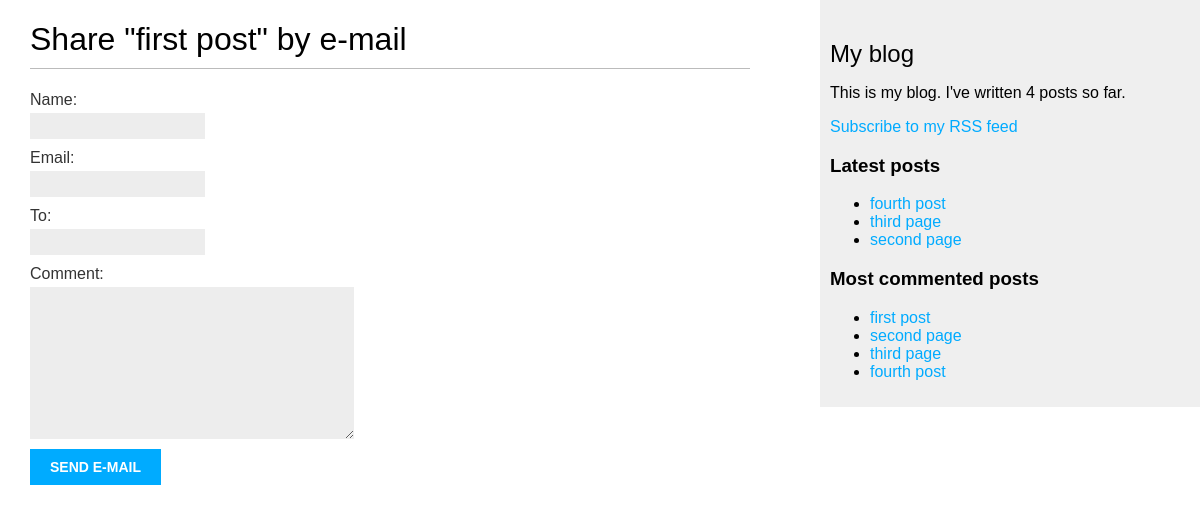
/blog/1/share/, run on an earlier commit of the app's database.
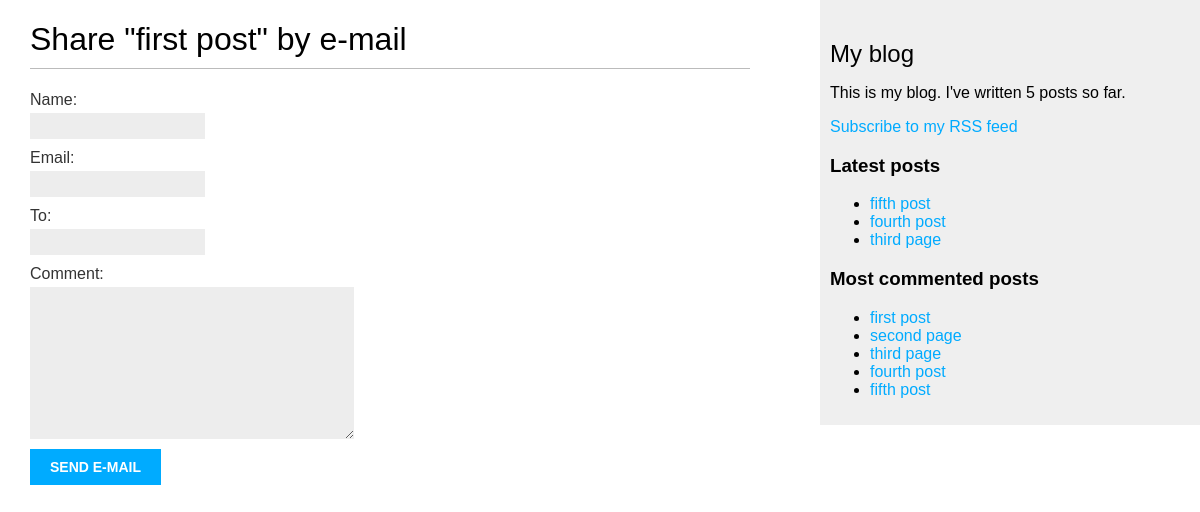
And on a later commit of the database.
### blog/models.py (models this page shows, shortened)
class Post(models.Model):
    tags = TaggableManager()
    objects = models.Manager()
    published = PublishedManager()
    STATUS_CHOICES = (('draft', 'Draft'), ('published', 'Published'))
    title = models.CharField(max_length=100)
    slug = models.SlugField(max_length=150, unique_for_date='publish')
    author = models.ForeignKey(User, on_delete=models.CASCADE, related_name='blog_posts')
    body = models.TextField()
    publish = models.DateTimeField(default=timezone.now)
    created = models.DateTimeField(auto_now_add=True)
    updated = models.DateTimeField(auto_now=True)
    status = models.CharField(max_length=15, choices=STATUS_CHOICES, default='draft')
    class Meta:
        ordering = ('-publish',)
    def get_absolute_url(self):
        return reverse('blog:post_detail', args=[self.publish.year, self.publish.month,
                                                 self.publish.day, self.slug])

### blog/views.py (the view)
# urls.py: path('<int:post_id>/share/', post_share, name='post_share'),
def post_share(request, post_id):
    post = get_object_or_404(klass=Post, id=post_id, status='published')
    sent = False
    if request.method == 'POST':
        form = EmailPostForm(data=request.POST)
        if form.is_valid():
            cd = form.cleaned_data
            post_url = request.build_absolute_uri(post.get_absolute_url())
            subject = f'{cd["name"]} recommends you read {post.title}'
            message = f"Read {post.title} at {post_url}\n\n" \
                      f"{cd['name']}\'s comments: {cd['comment']}"
            send_mail(subject, message, 'mosalman1379@gmail.com', [cd['to']])
            sent = True
    else:
        form = EmailPostForm()
    return render(request, 'blog/share.html', {'form': form, 'post': post, 'sent': sent})

### blog/forms.py
class EmailPostForm(forms.Form):
    name = forms.CharField(max_length=50)
    email = forms.EmailField()
    to = forms.EmailField()
    comment = forms.CharField(required=False, widget=forms.Textarea)

### blog/models.py (called while the page is built)
    def get_queryset(self):
        return super(PublishedManager, self).get_queryset().filter(status='published')

### blog/templatetags/blog_tags.py (called while the page is built)
@register.simple_tag
def total_posts():
    return Post.published.count()

@register.inclusion_tag('blog/latest_posts.html')
def show_latest_posts(count=5):
    posts = Post.published.order_by('-publish')[:count]
    return {'latest_posts': posts}

@register.simple_tag
def get_most_commented_posts(count=5):
    return Post.published.annotate(total_comments=Count('comments')).order_by('-total_comments')[:count]

### blog/templates/blog/share.html (shortened to what this page needs)
{% extends 'base.html' %}
{% block content %}
    {% if sent %}
        <h1>Email successfully sent</h1>
        <p>"{{ post.title }}" was successfully sent to {{ form.cleaned_data.to }}</p>
    {% else %}
        <h1>Share "{{ post.title }}" by e-mail</h1>
        <form method="post">
            {{ form.as_p }}
            <input type="submit" value="Send e-mail">
        </form>
    {% endif %}
{% endblock %}

### blog/templates/base.html (shortened to what this page needs)
{% load static %}
{% load blog_tags %}
<!DOCTYPE html>
<html lang="en">
<head>
    <link rel="stylesheet" href="{% static 'css/base.css' %}">
</head>
<body>
<div id="content">
    {% block content %}{% endblock %}
</div>
<div id="sidebar">
    <h2>My blog</h2>
    <p>This is my blog. I've written {% total_posts %} posts so far.</p>
    <p><a href="{% url 'post_feed' %}">Subscribe to my RSS feed</a></p>
    <h3>Latest posts</h3>
    {% show_latest_posts 3 %}
    <h3>Most commented posts</h3>
    {% get_most_commented_posts as most_commented_posts %}
    <ul>
        {% for post in most_commented_posts %}
            <li><a href="{{ post.get_absolute_url }}">{{ post.title }}</a></li>
        {% endfor %}
    </ul>
</div>
</body>
</html>

### blog/templates/blog/latest_posts.html
<ul>
    {% for post in latest_posts %}
        <li>
            <a href="{{ post.get_absolute_url }}">{{ post.title }}</a>
        </li>
    {% endfor %}
</ul>

### blog/static/css/base.css (style rules this page uses)
body { margin: 0; padding: 0; font-family: helvetica, sans-serif; }
a { color: #00abff; text-decoration: none; }
h1 { font-weight: normal; border-bottom: 1px solid #bbb; padding: 0 0 10px 0; }
h2 { font-weight: normal; margin: 30px 0 0; }
#content { float: left; width: 60%; padding: 0 0 0 30px; }
#sidebar { float: right; width: 30%; padding: 10px; background: #efefef; height: 100%; }
label { float: left; clear: both; color: #333; margin-bottom: 4px; }
input, textarea { clear: both; float: left; margin: 0 0 10px; background: #ededed; border: 0; padding: 6px 10px; font-size: 12px; }
input[type=submit] { font-weight: bold; background: #00abff; color: #fff; padding: 10px 20px; font-size: 14px; text-transform: uppercase; }

What changed in the data, as far as the page shows it:
no longer on one of the page's lists (row unchanged): Post: title "second page"
added Post: title "fifth post"
Also different on the page:
text no longer shown: "4"
text now shown: "5"
